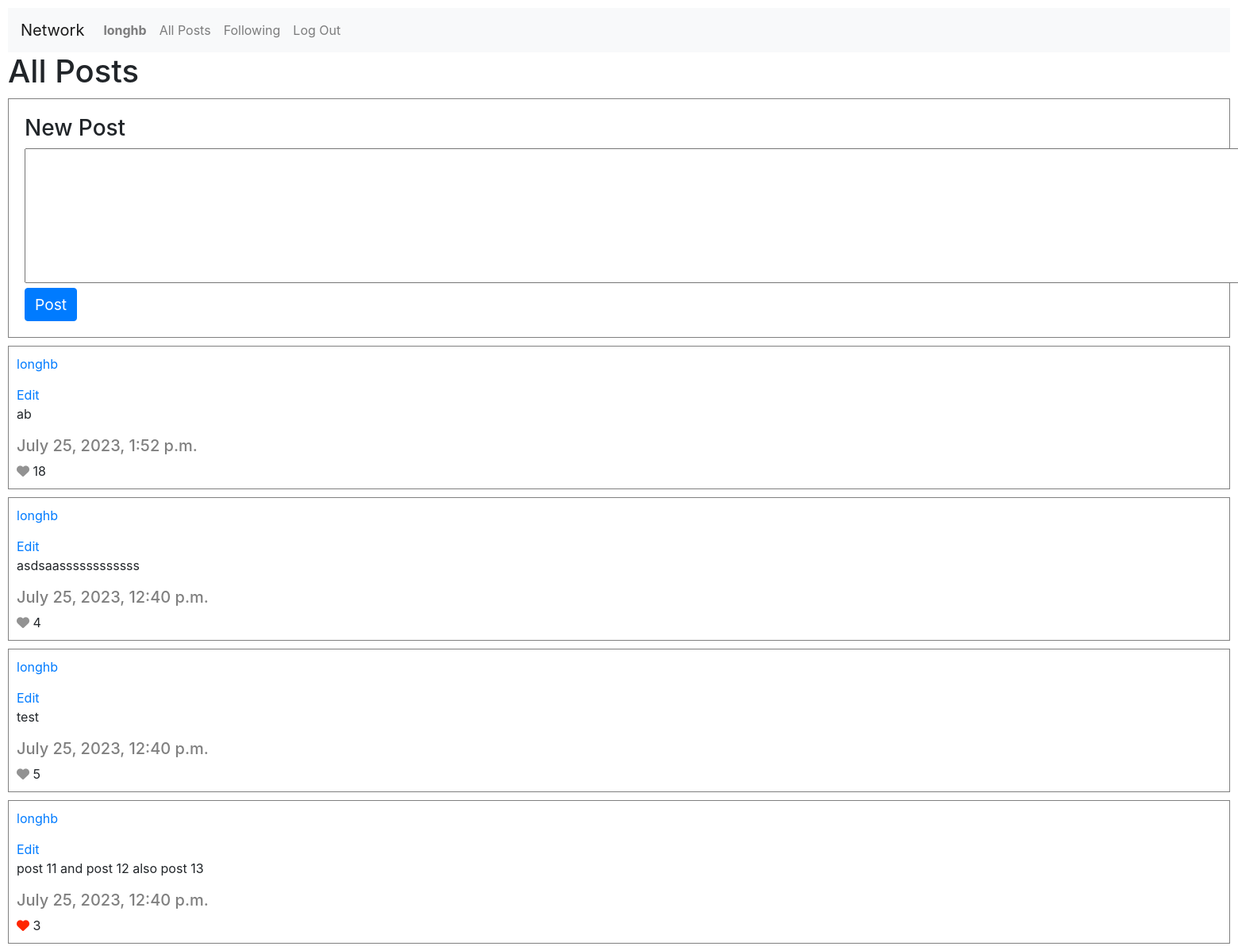
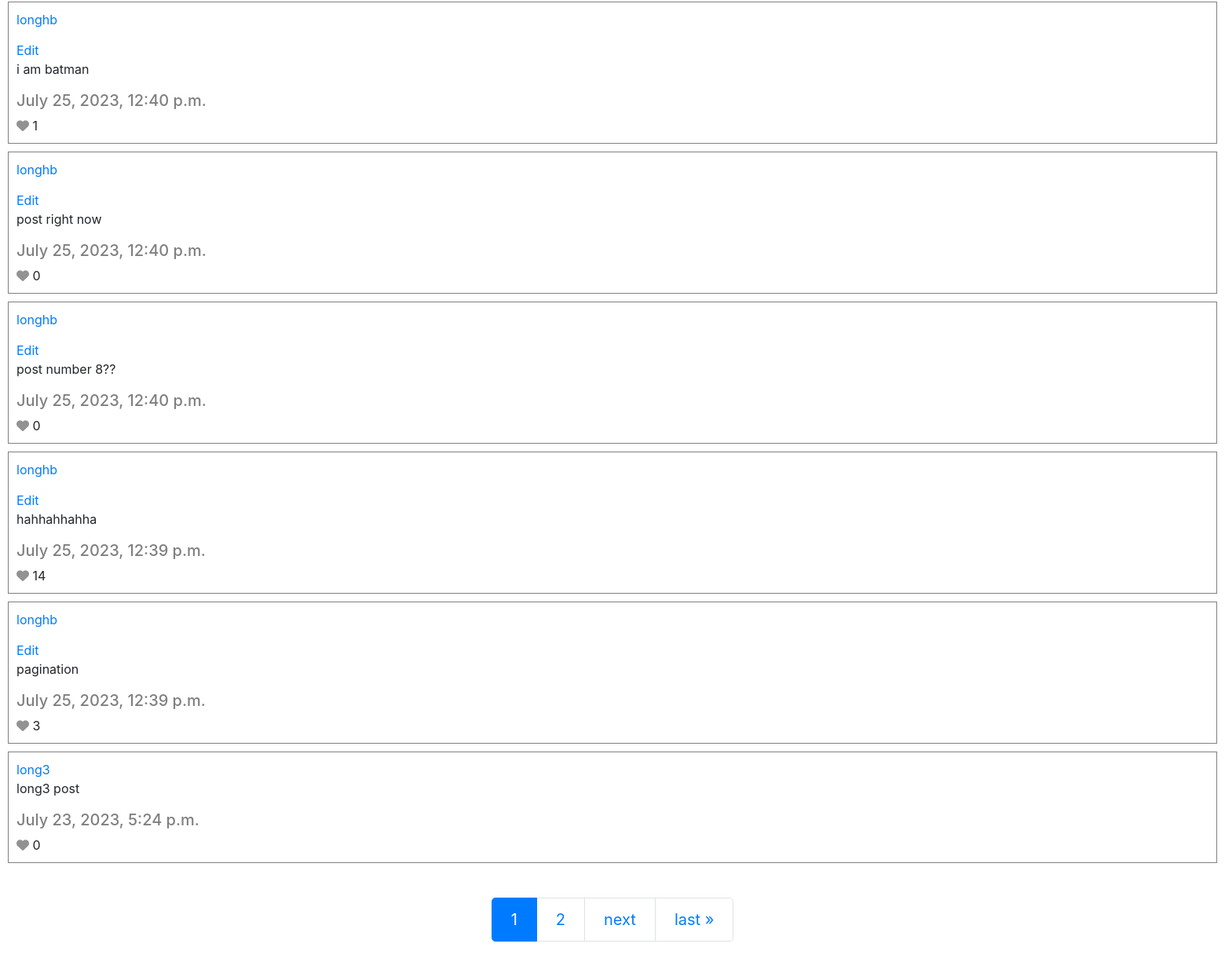
The page / (signed in) on the database as committed earlier (2 pictures, top to bottom).
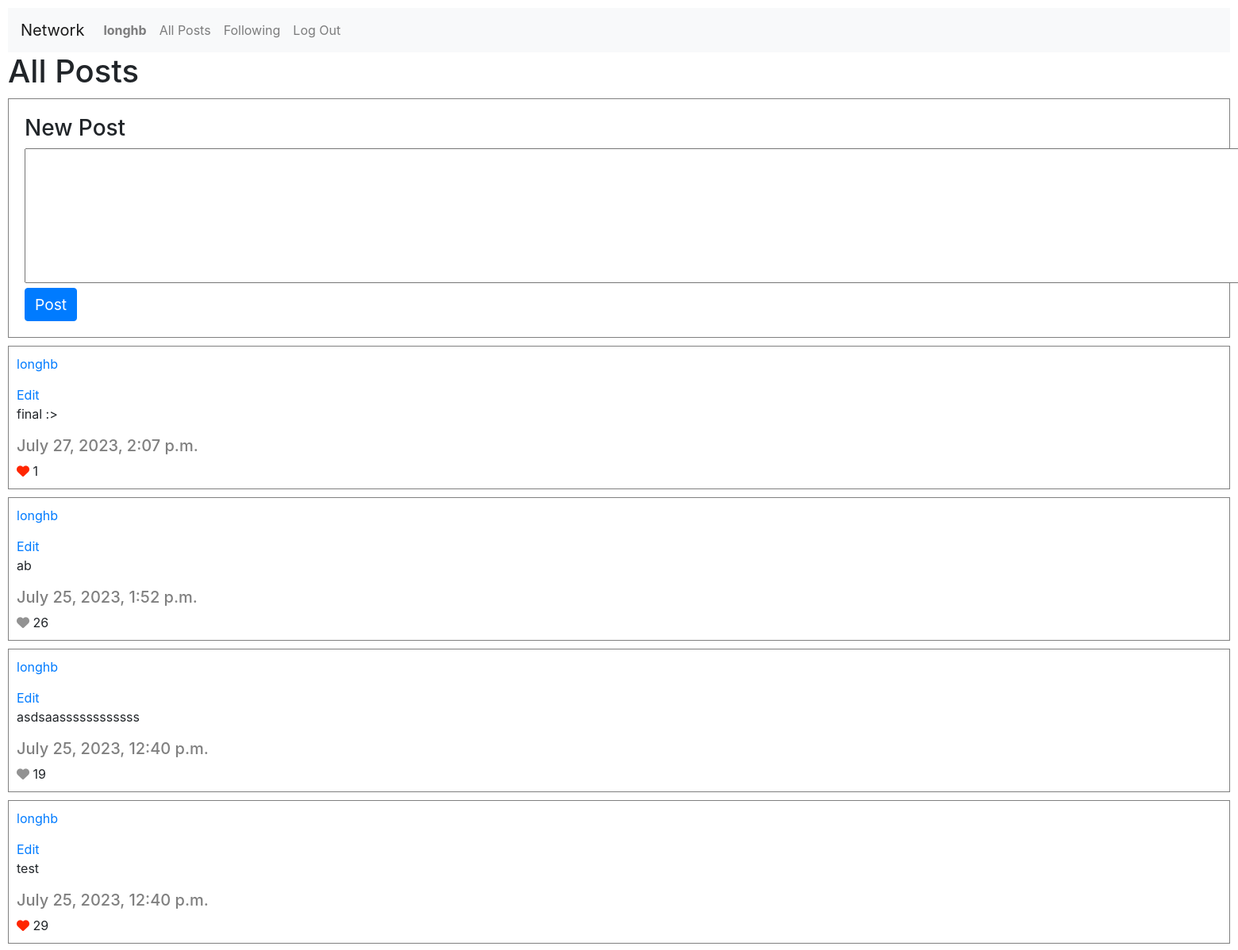
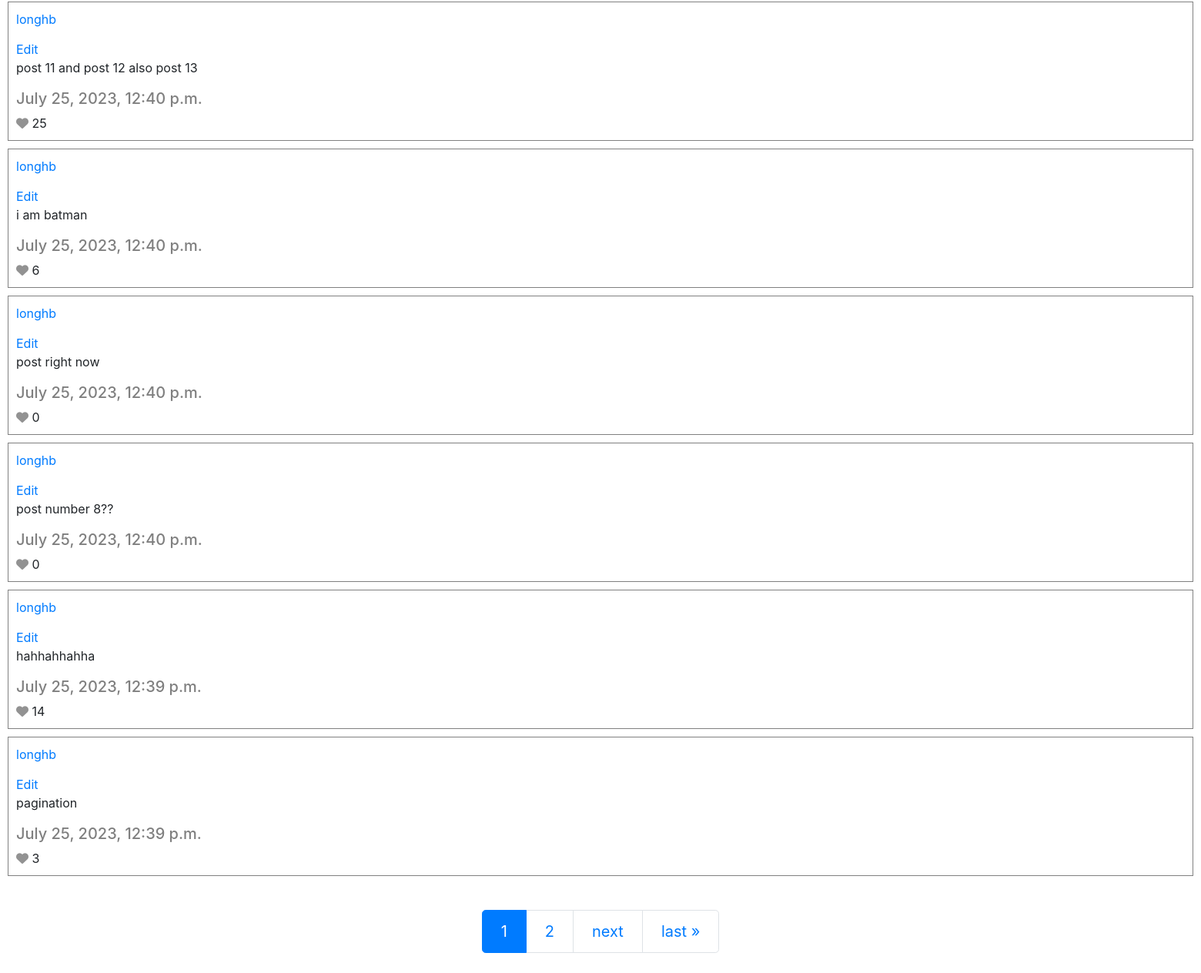
The same page on the database as committed later (2 pictures, top to bottom).
### network/models.py (models this page shows, shortened)
class User(AbstractUser):
    pass

class Post(models.Model):
    user = models.ForeignKey("User", on_delete=models.CASCADE, related_name="user")
    content = models.TextField(blank=True)
    timestamp = models.DateTimeField(auto_now_add=True)
    like = models.IntegerField(default=0)

### network/views.py (the view)
# urls.py: path("", views.index, name="index"),
def index(request):
    all_post = Post.objects.all().order_by('-timestamp')
    paginator = Paginator(all_post, 10)
    page_number = request.GET.get('page')
    pages = paginator.get_page(page_number)
    nums = "a" * pages.paginator.num_pages
    all_likes = Like.objects.all()
    liked_post = []
    for like in all_likes:
        if like.user == request.user:
            liked_post.append(like.post)
    return render(request, "network/index.html", {
        "pages": pages,
        "nums": nums,
        "liked_post": liked_post
    })

### network/templates/network/index.html (shortened to what this page needs)
{% extends "network/layout.html" %}
{% load static %}
{% block body %}
    {% if user.is_authenticated%}
        <h1>All Posts</h1>
        <div class="post-container">
            <div class="newpost-container">
                <h3>New Post</h3>
                <form action="{% url 'post' user=user.username %}" method="post">
                    <textarea id="post" rows="7" cols="250" name="content"></textarea>
                    <button id="post-btn" type="submit" class="btn btn-primary">Post</button>
                </form>
            </div>
        </div>
        <section class="post-section">
            {% for post in pages %}
                <div class="post-container">
                    <a class="user" href="{% url 'profile' user_id=post.user_id %}" data-post-id="{{ post.id }}"> {{ post.user }} </a>
                    {% if user == post.user %}
                        <a class="edit" href="">Edit</a>
                    {% endif %}
                    <p class="content">{{ post.content }}</p>
                    <h5 class="timestamp"> {{ post.timestamp }}</h3>
                    {% if post in liked_post%}
                        <i class="fa-sharp fa-solid fa-heart unlike-icon" style="color: #ff2600;"></i> <span class="like">{{ post.like }}</span>
                    {% else %}
                        <i class="fa-sharp fa-solid fa-heart like-icon" style="color: #929292;"></i> <span class="like">{{ post.like }}</span>
                    {% endif%}
                </div>
            {% endfor %}
        </section>
    {% endif %}
    <br>
    <nav aria-label="Page navigation example">
        <ul class="pagination justify-content-center pagination-lg">
            {% for i in nums %}
                {% if forloop.counter == pages.number%}
                    <li class="page-item active" aria-current="page">
                        <span class="page-link">
                           {{forloop.counter}}
                        </span>
                    </li>
                {% else %}
                    <li class="page-item"><a class="page-link" href="?page={{ forloop.counter }}">{{ forloop.counter }}</a>
                {% endif %}
            {% endfor %}
            {% if pages.has_next %}
                <li class="page-item"><a class="page-link" href="?page={{ pages.next_page_number }}">next</a>
                <li class="page-item"><a class="page-link" href="?page={{ pages.paginator.num_pages}}">last &raquo;</a>
            {% endif %}
        </ul>
    </nav>
{% endblock %}

### network/templates/network/layout.html (shortened to what this page needs)
{% load static %}
<!DOCTYPE html>
<html lang="en">
    <head>
        <link rel="stylesheet" href="https://stackpath.bootstrapcdn.com/bootstrap/4.4.1/css/bootstrap.min.css">
        <link href="{% static 'network/styles.css' %}" rel="stylesheet">
    </head>
    <body>
        <nav class="navbar navbar-expand-lg navbar-light bg-light">
            <a class="navbar-brand" href="{% url 'index' %}">Network</a>
            <div>
              <ul class="navbar-nav mr-auto">
                {% if user.is_authenticated %}
                    <li class="nav-item">
                        <a class="nav-link" href="{% url 'profile' user_id=user.pk%}"><strong>{{ user.username }}</strong></a>
                    </li>
                {% endif %}
                <li class="nav-item">
                  <a class="nav-link" href="{% url 'index' %}">All Posts</a>
                </li>
                {% if user.is_authenticated %}
                    <li class="nav-item">
                        <a class="nav-link" href="{% url 'following' %}">Following</a>
                    </li>
                    <li class="nav-item">
                        <a class="nav-link" href="{% url 'logout' %}">Log Out</a>
                    </li>
                {% endif %}
              </ul>
            </div>
          </nav>
        <div class="body">
            {% block body %}
            {% endblock %}
        </div>
    </body>
</html>

### network/static/network/styles.css (style rules this page uses)
* { margin: 0; padding: 0; }
html { box-sizing: border-box; }
body { padding: 10px; }
.post-container, .allpost-container { border: 0.5px solid gray; width: 100%; display: block; padding: 10px; margin-top: 10px; }
.newpost-container { padding: 10px; }
#post-btn { font-size: 1.2rem; }
.timestamp { color: gray; }
.post-section { margin-bottom: 20px; }
.edit { margin-top: 15px; display: block; }

Rows that differ between the two databases and show on the page:
no longer on this page (row unchanged): Post: user "long3", content "long3 post", timestamp "July 23, 2023, 5:24 p.m.", like "0"
added Post: user "longhb", shows "Edit", content "final :>", timestamp "July 27, 2023, 2:07 p.m.", like "1"
changed Post "July 25, 2023, 1:52 p.m.": like "18" → "26"
changed Post "asdsaassssssssssss": like "4" → "19"
changed Post "test": like "5" → "29"
changed Post "post 11 and post 12 also post 13": like "3" → "25"
changed Post "i am batman": like "1" → "6"
